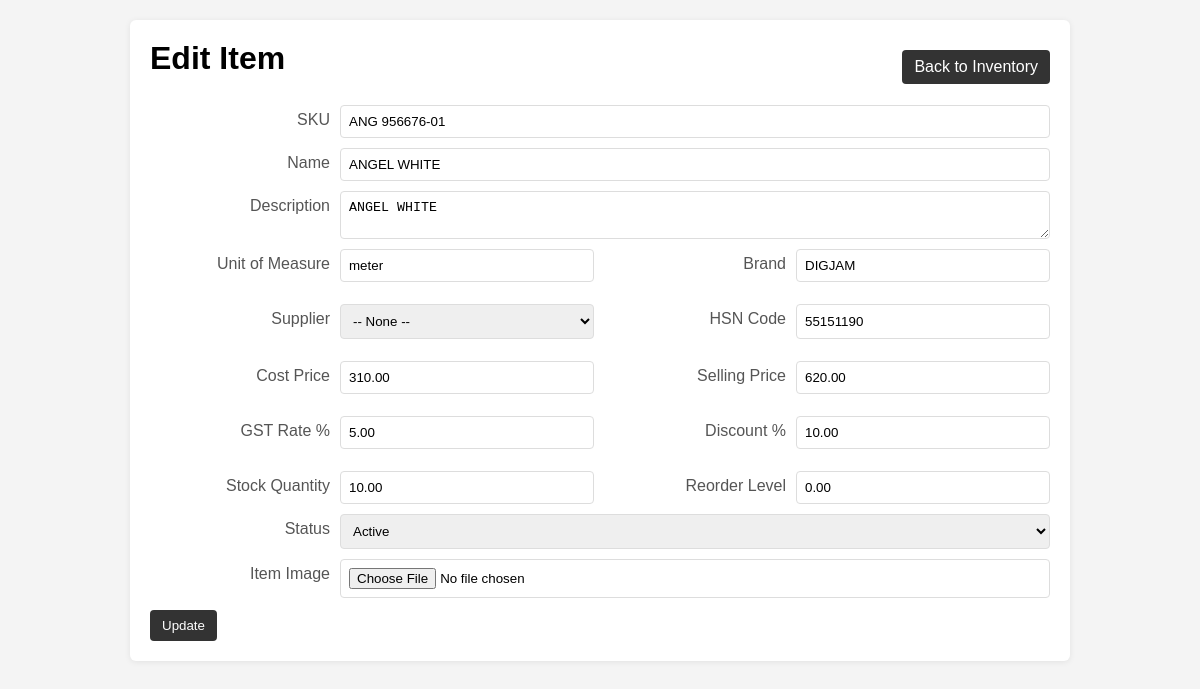
/items/59/edit (signed in), run on the app's committed database.
### tables this page shows
CREATE TABLE items (
            id INTEGER PRIMARY KEY AUTOINCREMENT,
            sku TEXT UNIQUE,
            name TEXT NOT NULL,
            description TEXT,
            unit_price REAL DEFAULT 0,
            stock_qty INTEGER DEFAULT 0,
            reorder_level INTEGER DEFAULT 0,
            status TEXT DEFAULT 'active',
            created_at TEXT DEFAULT CURRENT_TIMESTAMP,
            updated_at TEXT DEFAULT CURRENT_TIMESTAMP
        , supplier_id INTEGER, uom TEXT DEFAULT 'Nos', hsn_code TEXT, gst_rate REAL DEFAULT 0, discount REAL DEFAULT 0, brand TEXT, image_path TEXT, cost_price REAL DEFAULT 0, selling_price REAL DEFAULT 0, supplier_name TEXT, ean13 TEXT);

### app.py (the view, shortened to what this page needs)
@app.route('/items/<int:item_id>/edit', methods=['GET', 'POST'])
@login_required
def item_edit(item_id):
    db = get_db()
    item = db.execute("SELECT * FROM items WHERE id=?", (item_id,)).fetchone()
    suppliers = db.execute("SELECT id, name FROM suppliers ORDER BY name").fetchall()
    if not item:
        flash("Item not found", "error")
        return redirect(url_for('items_list'))
    return render_template('items/form.html', item=item, suppliers=suppliers)

### app.py (called while the page is built)
def get_db():
    if 'db' not in g:
        g.db = sqlite3.connect(DB_PATH)
        g.db.row_factory = sqlite3.Row
    return g.db

def login_required(f):
    @wraps(f)
    def decorated_function(*args, **kwargs):
        if 'user_id' not in session:
            flash('Please log in to access this page.', 'warning')
            return redirect(url_for('login'))
        return f(*args, **kwargs)
    return decorated_function

@app.before_request
def load_logged_in_user():
    user_id = session.get('user_id')
    if user_id is None:
        g.user = None
    else:
        db = get_db()
        g.user = db.execute('SELECT * FROM users WHERE id = ?', (user_id,)).fetchone()

### templates/items/form.html (shortened to what this page needs)
<!DOCTYPE html>
<html lang="en">
<head>
</head>
<body>
  <div class="container">
    <div style="display:flex;justify-content:space-between;align-items:center;margin-bottom:12px">
      <h1>{{ 'Edit' if item else 'New' }} Item</h1>
      <div>
        <a href="/items" class="button">Back to Inventory</a>
      </div>
    </div>
    <form method="POST" enctype="multipart/form-data">
      <div class="row">
        <label>SKU</label>
        <input type="text" name="sku" value="{{ item['sku'] if item else '' }}" />
      </div>
      <div class="row">
        <label>Name</label>
        <input type="text" required name="name" value="{{ item['name'] if item else '' }}" />
      </div>
      <div class="row">
        <label>Description</label>
        <textarea name="description">{{ item['description'] if item else '' }}</textarea>
      </div>
      <div class="split">
        <div class="row">
          <label>Unit of Measure</label>
          <input type="text" name="uom" value="{{ item['uom'] if item else 'Nos' }}" />
        </div>
        <div class="row">
          <label>Brand</label>
          <input type="text" name="brand" value="{{ item['brand'] if item else '' }}" />
        </div>
        <div class="row">
          <label>Supplier</label>
          <select name="supplier_id">
            <option value="">-- None --</option>
          </select>
        </div>
        <div class="row">
          <label>HSN Code</label>
          <input type="text" name="hsn_code" value="{{ item['hsn_code'] if item else '' }}" />
        </div>
        <div class="row">
          <label>Cost Price</label>
          <input type="number" step="0.01" name="cost_price" value="{{ '%.2f'|format(item['cost_price']) if item and item['cost_price'] is not none else '0.00' }}" />
        </div>
        <div class="row">
          <label>Selling Price</label>
          <input type="number" step="0.01" name="selling_price" value="{{ '%.2f'|format(item['selling_price']) if item and item['selling_price'] is not none else '0.00' }}" />
        </div>
        <div class="row">
          <label>GST Rate %</label>
          <input type="number" step="0.01" name="gst_rate" value="{{ '%.2f'|format(item['gst_rate']) if item and item['gst_rate'] is not none else '0.00' }}" />
        </div>
        <div class="row">
          <label>Discount %</label>
          <input type="number" step="0.01" name="discount" value="{{ '%.2f'|format(item['discount']) if item and item['discount'] is not none else '0.00' }}" />
        </div>
        <div class="row">
          <label>Stock Quantity</label>
          <input type="number" step="0.01" name="stock_qty" value="{{ '%.2f'|format(item['stock_qty']) if item and item['stock_qty'] is not none else '0.00' }}" />
        </div>
        <div class="row">
          <label>Reorder Level</label>
          <input type="number" step="0.01" name="reorder_level" value="{{ '%.2f'|format(item['reorder_level']) if item and item['reorder_level'] is not none else '0.00' }}" />
        </div>
      </div>
      <div class="row">
        <label>Status</label>
        <select name="status">
          {% set st = (item['status'] if item else 'active') %}
          <option value="active" {{ 'selected' if st == 'active' else '' }}>Active</option>
        </select>
      </div>
      <div class="row">
        <label>Item Image</label>
        <input type="file" name="image" accept="image/*" />
      </div>
      <div style="margin-top:12px">
        <button type="submit">{{ 'Update' if item else 'Create' }}</button>
      </div>
    </form>
  </div>
</body>
</html>

### templates/items/form.html (style rules this page uses)
body { font-family: Arial, sans-serif; background: #f4f4f4; margin:0; }
.container { max-width: 900px; margin: 20px auto; background:#fff; padding:20px; border-radius:6px; box-shadow:0 1px 6px rgba(0,0,0,0.08); }
h1 { margin:0 0 16px; }
a.button, button { display:inline-block; padding:8px 12px; background:#333; color:#fff; text-decoration:none; border:none; border-radius:4px; cursor:pointer; }
.row { margin-bottom: 10px; display:flex; gap:10px }
.row label { width: 180px; text-align:right; padding-top:6px; color:#555 }
.row input, .row select, .row textarea { flex:1; padding:8px; border:1px solid #ddd; border-radius:4px }
.split { display:grid; grid-template-columns:1fr 1fr; gap:12px }

### data on the page
items: sku "ANG 956676-01", name "ANGEL WHITE", description "ANGEL WHITE", uom "meter", brand "DIGJAM", hsn_code "55151190", cost_price "310.00", selling_price "620.00", gst_rate "5.00", discount "10.00", stock_qty "10.00", reorder_level "0.00"

### other printed values
{{ 'Edit' if item else 'New' }} "Edit"
{{ 'Update' if item else 'Create' }} "Update"
